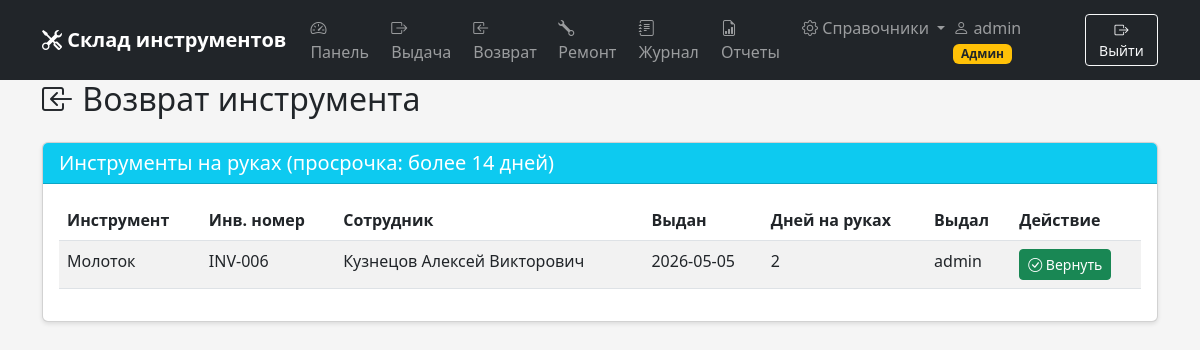
The page /return_tool (signed in) on the database its author committed.
### tables this page shows
CREATE TABLE transactions (
        id INTEGER PRIMARY KEY AUTOINCREMENT,
        tool_id INTEGER NOT NULL,
        employee_id INTEGER NOT NULL,
        issued_by INTEGER NOT NULL,
        issue_date TEXT NOT NULL,
        return_date TEXT,
        returned_to INTEGER,
        status TEXT DEFAULT 'issued',
        FOREIGN KEY (tool_id) REFERENCES tools(id),
        FOREIGN KEY (employee_id) REFERENCES employees(id),
        FOREIGN KEY (issued_by) REFERENCES users(id),
        FOREIGN KEY (returned_to) REFERENCES users(id)
    );

CREATE TABLE tools (
        id INTEGER PRIMARY KEY AUTOINCREMENT,
        name TEXT NOT NULL,
        inventory_number TEXT UNIQUE,
        description TEXT,
        status TEXT DEFAULT 'ok'
    );

CREATE TABLE employees (
        id INTEGER PRIMARY KEY AUTOINCREMENT,
        fullname TEXT NOT NULL,
        department TEXT,
        is_active INTEGER DEFAULT 1
    );

CREATE TABLE users (
        id INTEGER PRIMARY KEY AUTOINCREMENT,
        username TEXT UNIQUE NOT NULL,
        password_hash TEXT NOT NULL,
        role TEXT NOT NULL DEFAULT 'storekeeper'
    );

### app.py (the view, shortened to what this page needs)
@app.route('/return_tool', methods=['GET', 'POST'])
@login_required
def return_tool():
    conn = get_db()
    deadline_days = int(get_setting('deadline_days', '14'))
    deadline_date = (datetime.now() - timedelta(days=deadline_days)).strftime('%Y-%m-%d')
    active = conn.execute('''
        SELECT tr.id, t.name as tool_name, t.inventory_number,
               e.fullname as employee_name, tr.issue_date,
               u.username as issued_by_name,
               CASE WHEN tr.issue_date < ? THEN 1 ELSE 0 END as is_overdue,
               CAST(julianday('now') - julianday(tr.issue_date) AS INTEGER) as days_issued
        FROM transactions tr
        JOIN tools t ON tr.tool_id = t.id
        JOIN employees e ON tr.employee_id = e.id
        JOIN users u ON tr.issued_by = u.id
        WHERE tr.status = 'issued'
        ORDER BY tr.issue_date DESC
    ''', (deadline_date,)).fetchall()
    conn.close()
    return render_template('return.html', active=active, today=datetime.now().strftime('%Y-%m-%d'),
                         deadline_days=deadline_days)

### app.py (called while the page is built)
def get_db():
    conn = sqlite3.connect('tools.db')
    conn.row_factory = sqlite3.Row
    return conn

def get_setting(key, default=None):
    conn = get_db()
    row = conn.execute("SELECT value FROM settings WHERE key = ?", (key,)).fetchone()
    conn.close()
    if row:
        return row['value']
    return default

def login_required(f):
    @wraps(f)
    def decorated_function(*args, **kwargs):
        if 'user_id' not in session:
            flash('Пожалуйста, войдите в систему', 'warning')
            return redirect(url_for('login'))
        return f(*args, **kwargs)
    return decorated_function

### templates/return.html (shortened to what this page needs)
{% extends "base.html" %}
{% block content %}
<div class="container">
    <h2 class="mb-4"><i class="bi bi-box-arrow-in-left"></i> Возврат инструмента</h2>
    {% if active %}
    <div class="card">
        <div class="card-header bg-info text-white">
            <h5 class="mb-0">Инструменты на руках (просрочка: более {{ deadline_days }} дней)</h5>
        </div>
        <div class="card-body">
            <div class="table-responsive">
                <table class="table table-striped">
                    <thead>
                        <tr>
                            <th>Инструмент</th>
                            <th>Инв. номер</th>
                            <th>Сотрудник</th>
                            <th>Выдан</th>
                            <th>Дней на руках</th>
                            <th>Выдал</th>
                            <th>Действие</th>
                        </tr>
                    </thead>
                    <tbody>
                        {% for item in active %}
                        <tr class="{% if item.is_overdue %}table-danger{% endif %}">
                            <td>{{ item.tool_name }}</td>
                            <td>{{ item.inventory_number }}</td>
                            <td>{{ item.employee_name }}</td>
                            <td>{{ item.issue_date }}</td>
                            <td>
                                <span class="{% if item.is_overdue %}text-danger fw-bold{% endif %}">
                                    {{ item.days_issued }}
                                </span>
                            </td>
                            <td>{{ item.issued_by_name }}</td>
                            <td>
                                <button class="btn btn-success btn-sm"
                                        onclick="returnTool({{ item.id }}, '{{ item.tool_name }}', '{{ item.employee_name }}')">
                                    <i class="bi bi-check-circle"></i> Вернуть
                                </button>
                            </td>
                        </tr>
                        {% endfor %}
                    </tbody>
                </table>
            </div>
        </div>
    </div>
    {% endif %}
</div>
{% endblock %}

### templates/base.html (style rules this page uses)
body { padding-top: 60px; background-color: #f5f5f5; }
.card { margin-bottom: 20px; box-shadow: 0 2px 4px rgba(0,0,0,0.1); }

### rows shown on the page
transactions: tool_name "Молоток", inventory_number "INV-006", employee_name "Кузнецов Алексей Викторович", issue_date "2026-05-05", days_issued "2", issued_by_name "admin"

### other values the page prints
{{ session.username }} "admin"
{{ deadline_days }} "14"
